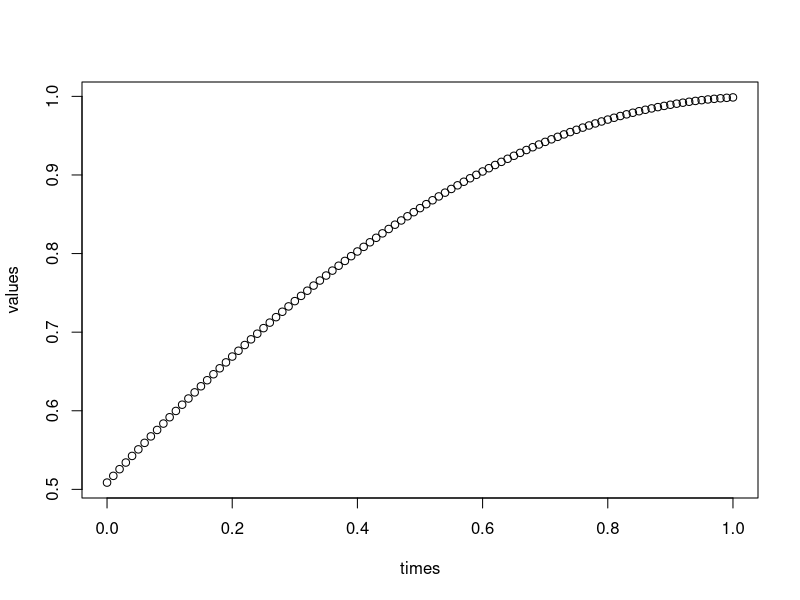

Here is the R script that generated this plot:

implizitesEulerVerfahren = function(yAbleitungsGleichung, y0, t0, tEnd, h) {
  
  # y(t+h)-y(t)
  # ----------- = y'
  #      h
  
  yn = y0
  times = seq(t0, tEnd, h)
  values = rep(0, length(times))
  maxError = 1e-3 * h
  
  for (index in 1:length(times)) {
    tn = times[index]
    
    errorFunction = function(yi) {
      return(yAbleitungsGleichung(yi) - (yi - yn) / h)
    }
    
    yn_p1 = findeNullstelle(yn,
                            errorFunction,
                            createDerivative(errorFunction, h),
                            maxError)
    yn = yn_p1
    
    values[index] = yn
    
  }
  
  plot(times, values)
  
  
}

# sucht die Nullstelle von f per Newton-Verfahren
findeNullstelle = function(x0, fVonX, fAbleitungVonX, maxError) {
  error = maxError * 2
  maxSteps = 5000
  stepCount = 0
  xn = x0
  while (error > maxError && stepCount < maxSteps) {
    xn_p1 = newtonSchritt(xn, fVonX, fAbleitungVonX)
    error = abs(xn_p1 - xn)
    xn = xn_p1
    stepCount = stepCount + 1
  }
  return(xn)
}

# x1
newtonSchritt = function(x0, fVonX, fAbleitungVonX) {
  return(x0 - fVonX(x0) / fAbleitungVonX(x0))
}

createDerivative = function(fVonX, h) {
  return(function(x)
    (fVonX(x + h) - fVonX(x)) / h)
}

# test: Pendel, weil wir wissen, was rauskommt?
# y' = -c * x
implizitesEulerVerfahren(function(x)
  sqrt(max(0, 1-x*x)), 0.5, 0, 1, 1e-2)
